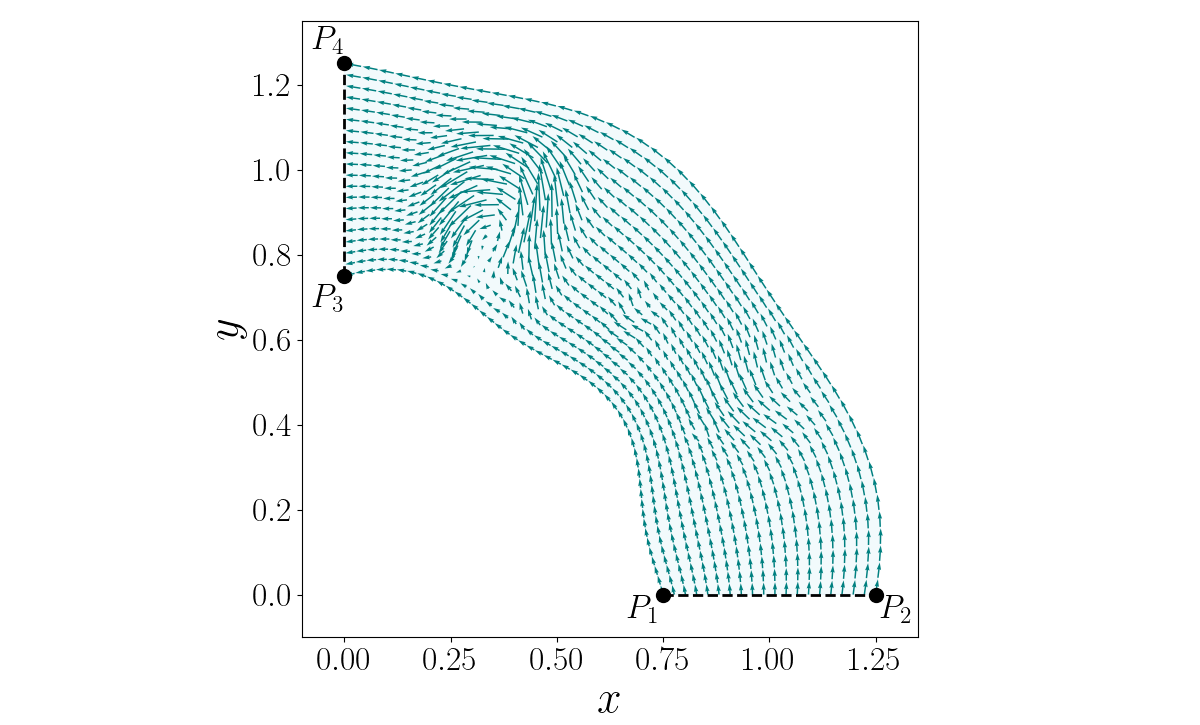

Here is the Python script that generated this plot:
import numpy as np
import matplotlib.pyplot as plt
from matplotlib.patches import Polygon

def current(x,y):
    def f(x, y):
        if x<-.01 or x>5.01 or y<-0.01 or y>1.01:
            return 0,0
        vortices = [[1.4030927323372038, 0.7779469895497861,  0.31732111664181495, 12.753451286971085,  1, 1.5219248898251512],
                    [2.41673573072835,   0.4036921786589822,  0.123484182230017,   24.39283282620738,   1, 0.8655341358101067],
                    [3.286840247373826,  0.10168484268088857, 0.20588551791918053, 36.07700161703913,  -1, 1.1823068700026078],
                    [1.3066814743301447, 0.35394370574110734, 0.05781273885746335, 32.477306776274915, -1, 1.8782983255570211],
                    [2.143612713064637,  0.2732795177044907,  0.19774080145395107, 1.4520393787433972, -1, 1.527401990262979 ],
                    [3.8175010568457597, 0.5422876610343721,  0.17099514514806335, 33.84242699249872,   1, 1.9044889105823875],
                    [3.779519871357598,  0.4329439511154769,  0.37069444242685295, 46.109428123494375, -1, 0.3718125317894354],
                    [3.9776302365281953, 0.787957223036232,   0.09231148593203226, 16.634759268006455,  1, 1.0154345010226322]]
        dx, dy = 1, 0
#        dx, dy = 3-y, 0
#        return dx, dy
        for v in vortices:
            xc,yc,R,omega,sign,outflow = v
            dx_c = x - xc
            dy_c = y - yc
            r2 = dx_c**2 + dy_c**2
            vortex_factor = np.exp(-r2 / R**2)
            vortex_dx = -omega * dy_c * sign + outflow*dx_c/R
            vortex_dy =  omega * dx_c * sign + outflow*dy_c/R
            dx += y*(1-y) * vortex_factor * vortex_dx
            dy += y*(1-y) * vortex_factor * vortex_dy
        return dx, dy
    r = np.sqrt(x**2 + y**2)
    theta = np.arctan2(y, x)
    [dthetadx,dthetady],[drdx,drdy] = [[-y/r**2, x/r**2],[x/r, y/r]]
    t = theta*10/np.pi
    dtdx = dthetadx*10/np.pi
    dtdy = dthetady*10/np.pi
    w = .5 + .05*np.sin(8 * theta)
    dwdx = .05*np.cos(8 * theta)*8*dthetadx
    dwdy = .05*np.cos(8 * theta)*8*dthetady
    tau = (2*(r-1)/w + 1)/2
    dtaudx = drdx/w - (r-1)*dwdx/w**2
    dtaudy = drdy/w - (r-1)*dwdy/w**2
    return list(np.linalg.inv(np.array([[dtdx, dtdy],[dtaudx, dtaudy]])) @ np.array(f(t,tau)))

if True:
    t = np.linspace(0, 1, 1000)
    centerline = np.column_stack([np.cos(t*np.pi/2), np.sin(t*np.pi/2)])
    widths = .5 + .05 * np.sin(4*np.pi*t)

    tangent = np.gradient(centerline, axis=0)
    norm = np.sqrt((tangent**2).sum(axis=1))[:,None]
    tangent /= norm

    normal = np.zeros_like(tangent)
    normal[:,0] = -tangent[:,1]
    normal[:,1] = tangent[:,0]

    left_edge  = centerline + (widths/2)[:,None]*normal
    right_edge = centerline - (widths/2)[:,None]*normal

    river_poly = np.vstack([left_edge, right_edge[::-1]])

    plt.rcParams["font.family"] = "serif"
    plt.rcParams["mathtext.fontset"] = "dejavuserif"
    plt.rcParams['text.usetex'] = True

    plt.rc('font', size=24)


    fig, ax = plt.subplots(figsize=(8,8))
    river_patch = Polygon(river_poly, closed=True, color='skyblue',alpha=.1)
    ax.add_patch(river_patch)

    t = np.linspace(0, 4.9, 50)
    tau = np.linspace(0, 1, 20)
    X = np.empty((len(tau), len(t)))
    Y = np.empty((len(tau), len(t)))
    for i in range(len(tau)):
        for j in range(len(t)):
            theta = np.pi/10*t[j]
            w = .5 + .05*np.sin(8*theta)
            r = (tau[i]-.5)*w + 1
            X[i, j] = r * np.cos(theta)
            Y[i, j] = r * np.sin(theta)

DX, DY = np.empty_like(X), np.empty_like(Y)
for i in range(len(tau)):
    for j in range(len(t)):
        DX[i, j], DY[i, j] = current(X[i, j], Y[i, j])
ax.quiver(X, Y, DX, DY, scale=16, color='teal')

'''


def boat(x, y):
    X = []
    Y = []
    dt = .01
    cnt = 0
    while x>0 and cnt < 10000:
        X.append(x)
    Y.append(y)
    dx, dy = current(x,y)
    x += dx*dt
    y += dy*dt
    cnt += 1
plt.plot(X,Y)
return x,y

X = np.linspace(.75, 1.25, 100)
Y = []
for x in X:
    Y.append(boat(x,0)[1])

Y2 = [boat(x, 0)[1] for x in X]
plt.plot(X,Y)
'''

plt.gca().set_aspect('equal', 'box')
plt.gca().set_xlabel("$x$", fontsize=32)
plt.gca().set_ylabel("$y$", fontsize=32)
plt.scatter([.75, 1.25, 0, 0], [0, 0, .75, 1.25], color='k', s=100)
plt.text(.74, 0, '$P_1$', ha='right', va='top', fontsize=24)
plt.text(1.26,0, '$P_2$', ha='left', va='top', fontsize=24)
plt.text(0, .73, '$P_3$', ha='right', va='top', fontsize=24)
plt.text(0, 1.27, '$P_4$', ha='right', va='bottom', fontsize=24)
plt.plot([0,0],[.75, 1.25], '--', linewidth=2, color='k')
plt.plot([.75, 1.25], [0,0],'--', linewidth=2, color='k')
#plt.title('Current field')
#plt.grid(color='gray', linestyle='--', linewidth=0.5)
ax.set_xlim(-.1,1.35)
ax.set_ylim(-.1,1.35)
plt.gca().set_aspect('equal', 'box')
plt.savefig('river.png')
plt.show()

